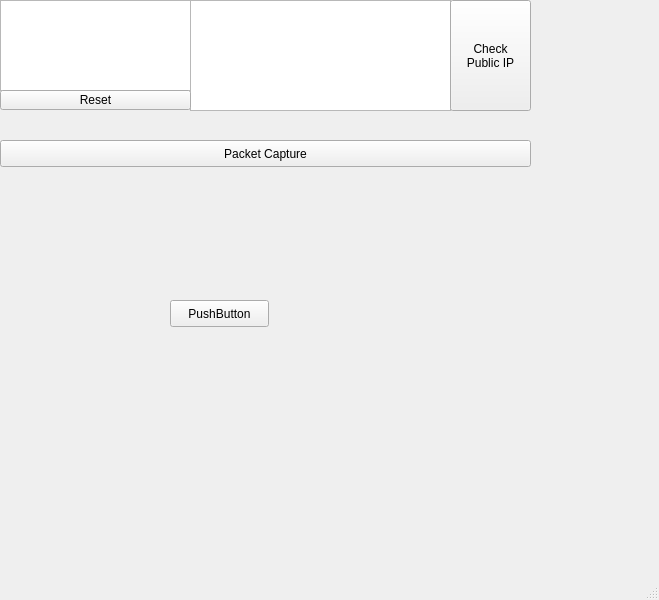
<?xml version="1.0" encoding="UTF-8"?>
<ui version="4.0">
 <class>MainWindow</class>
 <widget class="QMainWindow" name="MainWindow">
  <property name="geometry">
   <rect>
    <x>0</x>
    <y>0</y>
    <width>659</width>
    <height>600</height>
   </rect>
  </property>
  <property name="windowTitle">
   <string>MainWindow</string>
  </property>
  <widget class="QWidget" name="centralwidget">
   <widget class="QListWidget" name="list_nic">
    <property name="geometry">
     <rect>
      <x>0</x>
      <y>0</y>
      <width>191</width>
      <height>91</height>
     </rect>
    </property>
   </widget>
   <widget class="QTextBrowser" name="text_nic_info">
    <property name="geometry">
     <rect>
      <x>190</x>
      <y>0</y>
      <width>261</width>
      <height>111</height>
     </rect>
    </property>
   </widget>
   <widget class="QPushButton" name="push_nic_reset">
    <property name="geometry">
     <rect>
      <x>0</x>
      <y>90</y>
      <width>191</width>
      <height>20</height>
     </rect>
    </property>
    <property name="text">
     <string>Reset</string>
    </property>
   </widget>
   <widget class="QPushButton" name="push_public">
    <property name="geometry">
     <rect>
      <x>450</x>
      <y>0</y>
      <width>81</width>
      <height>111</height>
     </rect>
    </property>
    <property name="text">
     <string>
Check
Public IP
</string>
    </property>
   </widget>
   <widget class="QPushButton" name="push_sniff">
    <property name="geometry">
     <rect>
      <x>0</x>
      <y>140</y>
      <width>531</width>
      <height>27</height>
     </rect>
    </property>
    <property name="text">
     <string>Packet Capture</string>
    </property>
   </widget>
   <widget class="QPushButton" name="pushButton">
    <property name="geometry">
     <rect>
      <x>170</x>
      <y>300</y>
      <width>99</width>
      <height>27</height>
     </rect>
    </property>
    <property name="text">
     <string>PushButton</string>
    </property>
   </widget>
  </widget>
  <widget class="QMenuBar" name="menubar">
   <property name="geometry">
    <rect>
     <x>0</x>
     <y>0</y>
     <width>659</width>
     <height>25</height>
    </rect>
   </property>
  </widget>
  <widget class="QStatusBar" name="statusbar"/>
 </widget>
 <resources/>
 <connections/>
</ui>
